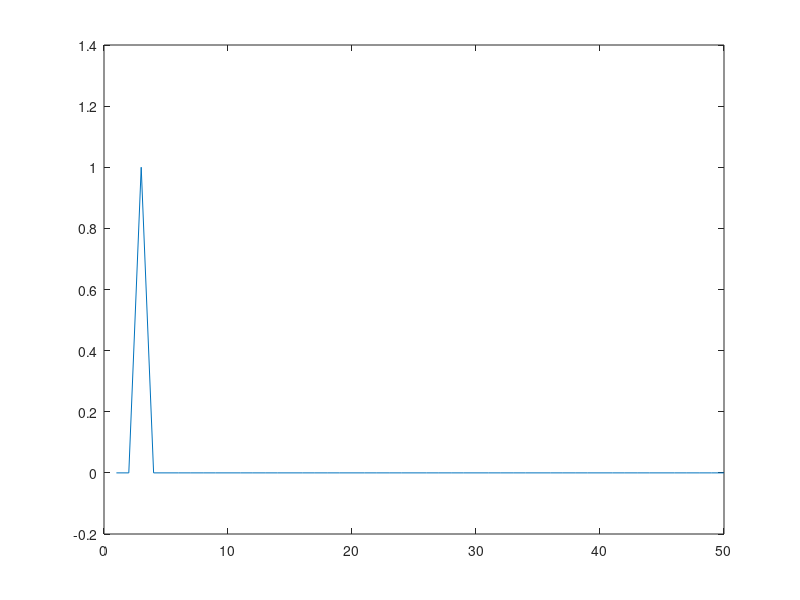

The MATLAB script that drew this image:
% EXERCISE 11.1
%     Write a MATLAB function to calculate
%     coefficients for a real Fourier transform.
%     Hint: The function will need to shift the
%     interval so that the interval encompasses
%     the entire time series. In other words, x = 0
%     and L = half the range of t.

% am = 1/L * integral(f(t) * cos((pi/L)*m*t), dt)
% bm = 1/L * integral(f(t) * sin((pi/L)*m*t), dt)

%% Montando os vetores
t = linspace(-pi,pi,1000);
f = sin(3*t) + 3;
plot(t,f);

%% Preparacao
L = pi;

%% Coeficientes da integral
a = zeros(10,1);
b = zeros(10,1);
a0 = (1/L) * trapz(t, f);
for m=1:50
    a(m) = (1/L) * trapz(t, f .* cos((pi/L)*m*t));
    b(m) = (1/L) * trapz(t, f .* sin((pi/L)*m*t));
end

%% Mostrando o coeficiente A
plot(a)

%% Mostrando o coeficiente B
plot(b)